Frame 1 (no input): blank canvas, image omitted
Frame 60 (the mouse pressed at the canvas centre just before this capture): blank canvas, image omitted
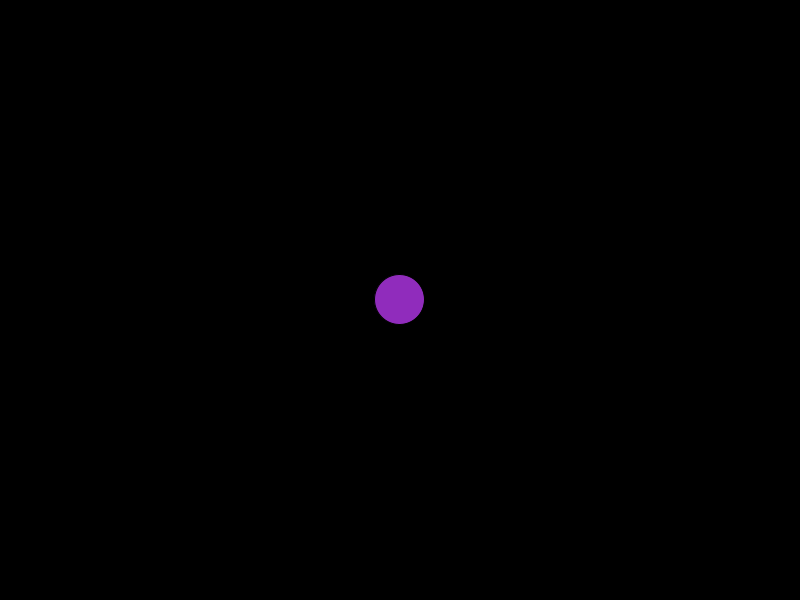
Frame 120 (the mouse held since frame 60 and released just before this capture)

The Processing sketch whose frames 1 and 60 were blank and that drew this single picture after the mouse press (run headless with seeded random() and noise(); from frame 60 on, the mouse is pressed at the canvas centre):

// Processing sketch: extra2_smoothdrag
// ── extra2_smoothdrag.pde
// Declare variables for the position and size of the circle, as well as its colors and animation properties
float circleX = 0;
float circleY = 0;
int circleSize = 50;
color circleColor;
boolean isBouncing = false;
float targetX, targetY;
float easingAmount = 0.1;

void setup() {
  // Set up the size of the canvas (window)
  size(800, 600);
}

void draw() {
  // Set the background color to black
  background(0);

  // Update the target position based on whether the circle is bouncing or following the mouse pointer
  if (isBouncing) {
    targetX = random(width - circleSize / 2, width + circleSize / 2);
    targetY = random(height - circleSize / 2, height + circleSize / 2);
  } else {
    targetX = mouseX;
    targetY = mouseY;
  }

  // Use an easing function to smoothly move the circle towards its target position
  circleX += (targetX - circleX) * easingAmount;
  circleY += (targetY - circleY) * easingAmount;

  // Set the color of the circle based on its position
  circleColor = color(circleX % 255, circleY % 255, (circleX + circleY) % 255);

  // Draw the circle with its respective color and position
  fill(circleColor);
  ellipse(circleX, circleY, circleSize, circleSize);
}

void keyPressed() {
  // Toggle whether the circle is bouncing or not when the spacebar is pressed
  if (key == ' ') {
    isBouncing = !isBouncing;
  }
}
